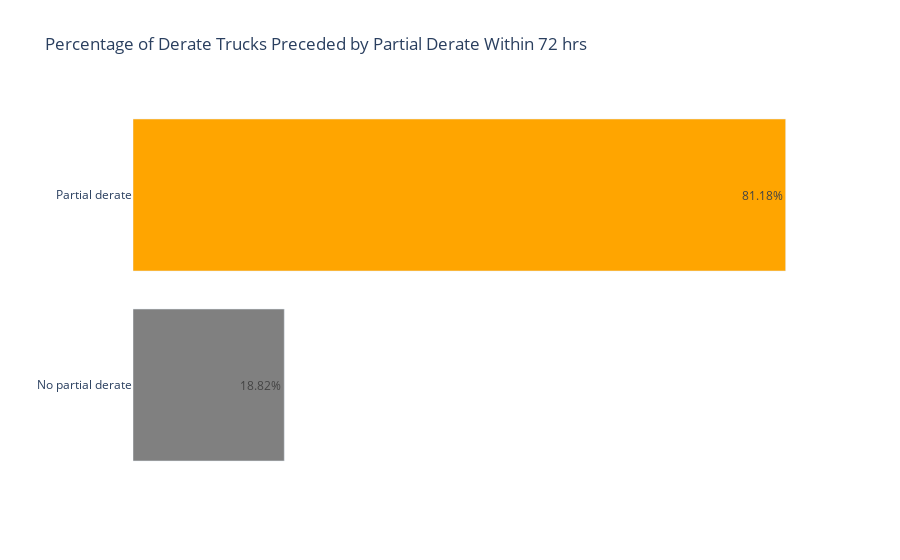

Source (notebook cell):
### Code cell
import plotly.graph_objs as go

labels = ['No partial derate', 'Partial derate']
values = [100-percentage, percentage]
colors = ['gray', 'orange']

fig = go.Figure(go.Bar(
            x=values,
            y=labels,
            orientation='h',
            marker=dict(
                color=colors,
            ),
            text=[f'{val:.2f}%' for val in values],  # add percentage values as text
            textposition='inside',  # set the text position inside the bars
            hoverinfo='skip'  # disable hover data
        ))

fig.update_layout(
    title='Percentage of Derate Trucks Preceded by Partial Derate Within 72 hrs',
    xaxis_title='',
    yaxis_title='',
    barmode='stack',
    plot_bgcolor='white'
)
fig.update_xaxes(showticklabels=False)

fig.show()

### Figure 1 — Plotly figure (JSON) as saved in the notebook; plotly's stock layout.template omitted (floating-point values rounded to 4 significant figures)
{"data": [{"hoverinfo": "skip", "marker": {"color": ["gray", "orange"]}, "orientation": "h", "text": ["18.82%", "81.18%"], "textposition": "inside", "type": "bar", "x": [18.82, 81.18], "y": ["No partial derate", "Partial derate"]}], "layout": {"barmode": "stack", "plot_bgcolor": "white", "title": {"text": "Percentage of Derate Trucks Preceded by Partial Derate Within 72 hrs"}, "xaxis": {"showticklabels": false, "title": {"text": ""}}, "yaxis": {"title": {"text": ""}}}}
